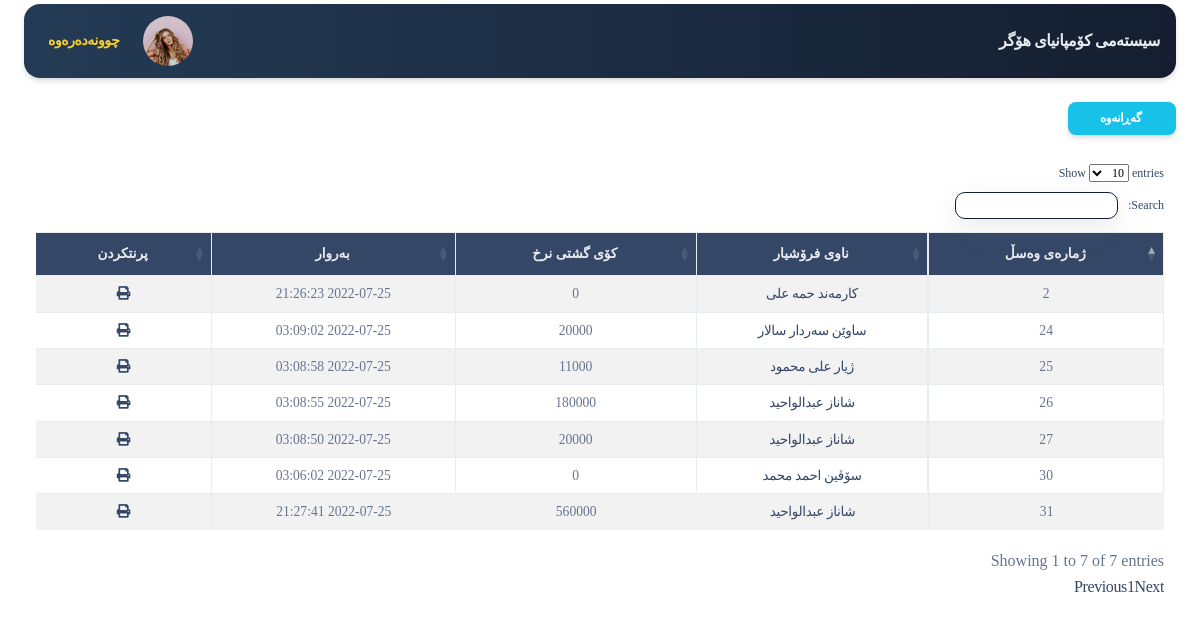
The page /app/buy_qa3a.php (signed in) on the database as committed earlier.
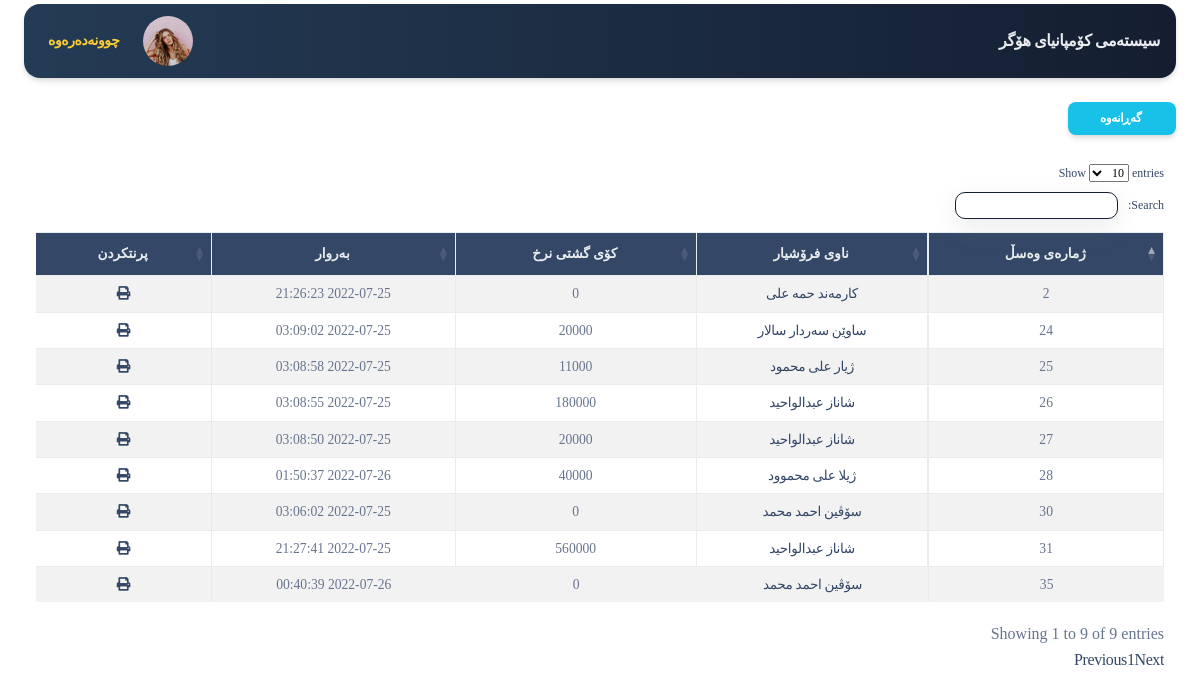
The same page on the database as committed later.
### tables this page shows
CREATE TABLE `system` (
  `id` int(11) NOT NULL,
  `name` text NOT NULL,
  `avatar` text NOT NULL
);

CREATE TABLE `invoice` (
  `id` int(11) NOT NULL,
  `date` timestamp NOT NULL DEFAULT current_timestamp() ON UPDATE current_timestamp(),
  `price` int(255) NOT NULL,
  `type` varchar(255) NOT NULL,
  `note` text NOT NULL,
  `status` int(11) NOT NULL DEFAULT 1,
  `dealer_id` int(255) NOT NULL,
  `customer_id` int(11) NOT NULL DEFAULT 1
);

CREATE TABLE `dealers` (
  `id` int(11) NOT NULL,
  `name` varchar(100) NOT NULL,
  `phone` varchar(11) NOT NULL,
  `address` varchar(200) NOT NULL,
  `work_place` varchar(100) NOT NULL,
  `note` text NOT NULL,
  `currency_type` varchar(255) NOT NULL DEFAULT 'dollar'
);

### server/helper.php (called while the page is built, shortened)
<?php
include_once("conn.php");
?>
<?php
function getdata($sql) {
	global $conn;
	$get =  mysqli_query($conn,$sql);
	$result = mysqli_fetch_assoc($get);
	return $result;
}
function show($sql) {
	global $conn;
	$get =  mysqli_query($conn,$sql);
	$result=[];
	while ($row=mysqli_fetch_assoc($get)) {
		$result[]=$row;
	}
	return $result;
}

### app/buy_qa3a.php (the view, shortened to what this page needs)
<?php require_once('header.php'); ?>
<div class="container-fluid mt-4">
<a href="buy.php" class="btn btn-sm btn-info shadow" >
 گەڕانەوە
  </a>
</div>
<div class="container-fluid mt-2">
<div class="row m-auto" >
<div class="col-md-12">
  <div class="table-responsive">
<table id="example" class="table table-hover   table-striped table-bordered  text-center" dir="rtl" style="zoom:85%">
        <thead  class="bg-dark text-light">
            <tr>
                <th>ژمارەی وەسڵ</th>
                <th>ناوی فرۆشیار</th>
                <th>کۆی گشتی نرخ</th>
                <th>بەروار</th>
                <th>پرنتکردن</th>
            </tr>
        </thead>
        <tbody>
<?php
                 $invoiceList =show("SELECT * from invoice WHERE type='buy_qa3a' ORDER BY date DESC");
                 foreach($invoiceList as $invoiceDetails){
?>
       <tr>
          <td><?=$invoiceDetails['id']?></td>
          <td>
            <?php
              $dealer_id=$invoiceDetails['dealer_id'];
              $getdealer = getdata(" SELECT * FROM dealers WHERE id='$dealer_id' "); ?>
             <a href="dealer_detail.php?id=<?=$getdealer['id']?>">
                <?=$getdealer['name']?>
             </a>
        </td>
          <td><?=$invoiceDetails['price']?></td>
          <td><?=$invoiceDetails['date']?></td>
          <td><a href="print_invoice.php?print_type=buy_qa3a&&invoice_id=<?=$invoiceDetails['id']?>"><i class="fa fa-print"></i></a></td>
      </tr>
<?php
}
?>
        </tbody>
    </table>
    </div>
 </div>
</div>
<?php require_once('footer.php'); ?>

### app/header.php (shortened to what this page needs)
<?php
require_once('../server/helper.php') ;
  ?>
<!DOCTYPE html>
<html dir="rtl">
<head>
  <link href="../assets/css/nucleo-icons.css" rel="stylesheet" />
  <link href="../assets/css/nucleo-svg.css" rel="stylesheet" />
  <link href="../assets/font-awesome/all.css" rel="stylesheet" />
  <link href="../assets/css/nucleo-svg.css" rel="stylesheet" />
  <link id="pagestyle" href="../assets/css/soft-ui-dashboard.css?v=1.0.3" rel="stylesheet" />
  <link id="pagestyle" href="../assets/css/style.css" rel="stylesheet" />
  <link rel="stylesheet" href="../assets/css/datatables.css">
  <link rel="stylesheet" href="../assets/css/datatables.min.css">
</head>
<body class="g-sidenav-show">
<?php
if (!isset($_GET['print_type'])) {
?>
  <main class="main-content position-relative max-height-vh-100 h-100 mt-1 border-radius-lg ">
    <nav class="navbar navbar-main navbar-expand-lg px-0 mx-4 shadow bg-first border-radius-xl" id="navbarBlur" navbar-scroll="true">
      <div class="container-fluid py-1 px-3">
      <nav aria-label="breadcrumb">
        <?php $select = show(" SELECT * FROM system ");
      foreach($select as $row) {
          $name = $row['name'];
?>
          <a href="index.php" class="font-weight-bolder mb-0 text-light">  <?=$name;?> </a>
          <?php }  ?>
        </nav>
        <div class="collapse navbar-collapse" dir="ltr" id="navbar">
          <ul class="navbar-nav" dir="rtl" >
            <li class="nav-item px-3 d-flex align-items-center">
              <a href="profile.php" class="nav-link text-body p-0 ">
              <img src="../assets/img/pro/team-1.jpg" width="50" class="img-fluid rounded-circle " alt="">
              </a>
            </li>
            <li class="nav-item d-flex align-items-center">
              <a href="logout.php" class="nav-link text-body font-weight-bold px-0">
                <span class="d-sm-inline p-2 text-warning">چوونەدەرەوە</span>
              </a>
            </li>
              </ul>
        </div>
      </div>
    </nav>
    <?php } ?>

Rows that differ between the two databases and show on the page:
now on this page (row edited): invoice: id "28", dealer.name "ژیلا علی محموود", price "40000", date "2022-07-26 01:50:37"
added invoice: id "35", dealer.name "سۆڤین احمد محمد", price "0", date "2022-07-26 00:40:39"
Other text that changed with them:
text written by a page script: "Show entries Search: Showing 1 to 7 of 7 entries Previous 1 Next" → "Show entries Search: Showing 1 to 9 of 9 entries Previous 1 Next"
